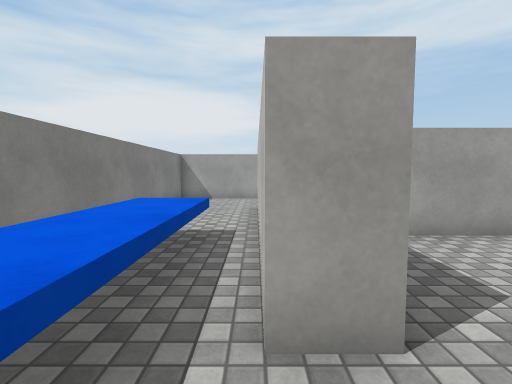
view 1 (above)

21 first-person views from a walk through a 3-D level made in the Unity game engine. The camera is 1.3 m above the floor, tilts 4° down and sees 85° across. The floor is counted in squares, 1 m on a side. Each view is taken from the middle of a square. On the plan, view 1 faces up. The plan holds only what a view shows up to about 13 squares ahead; the rest is blank. The place goes on beyond the plan. The player is left out. Surface patterns are stand-ins for the level's own textures.

view 2
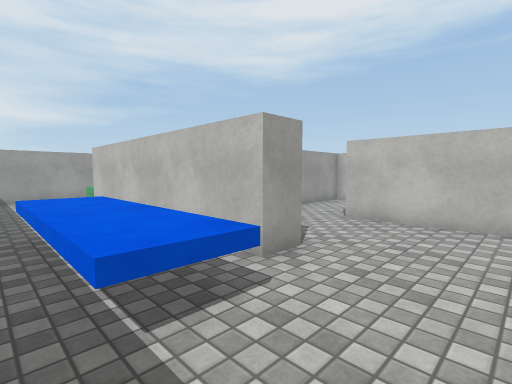

view 3
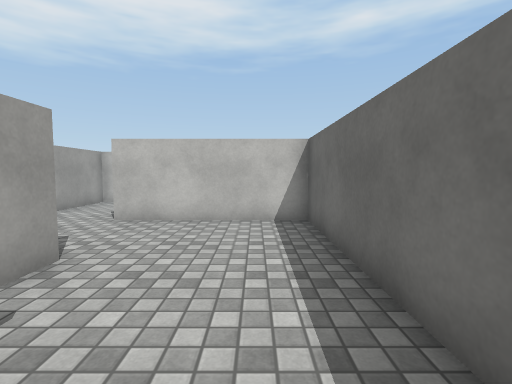

view 4
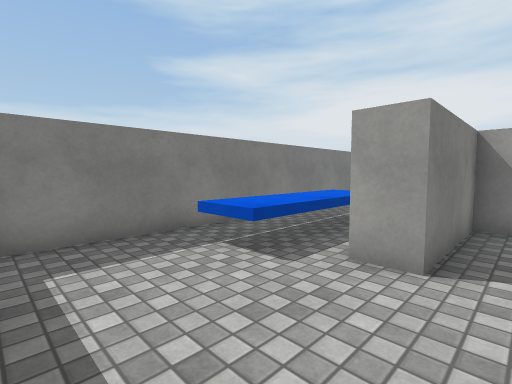

view 5
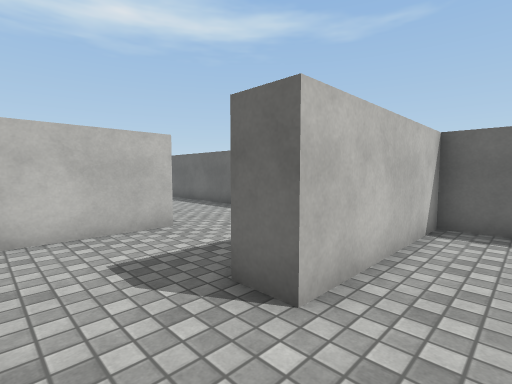

view 6
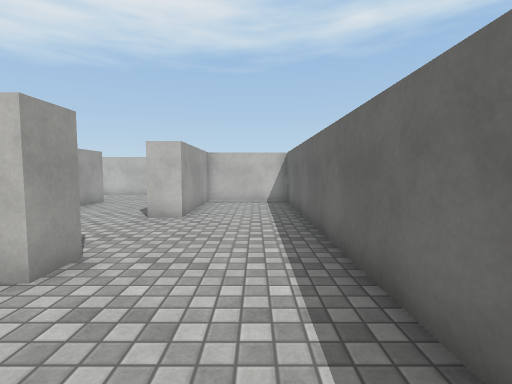

view 7
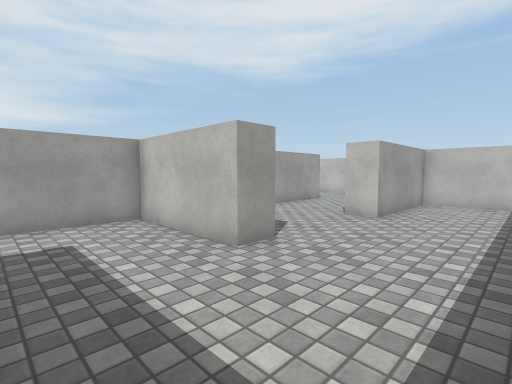

view 8
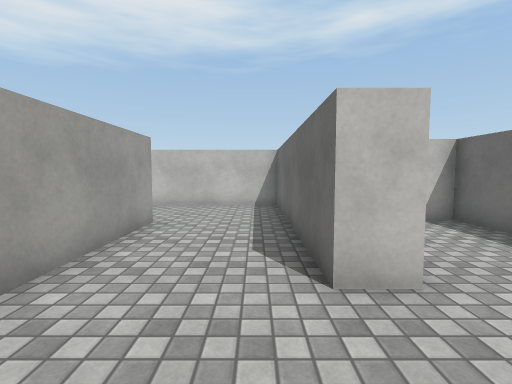

view 9
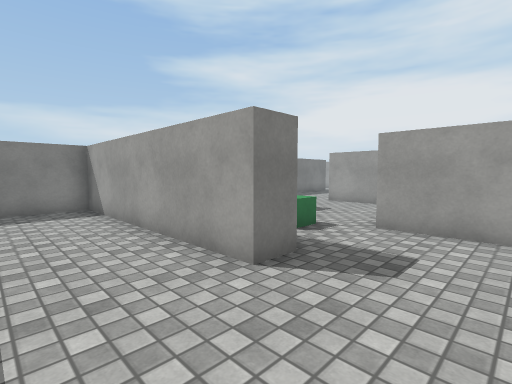

view 10
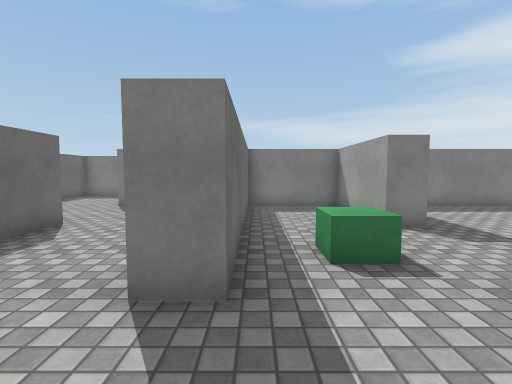

view 11
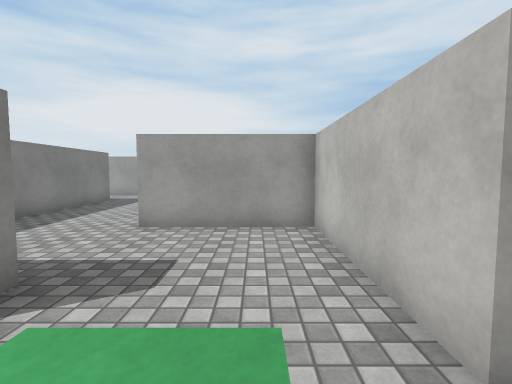

view 12
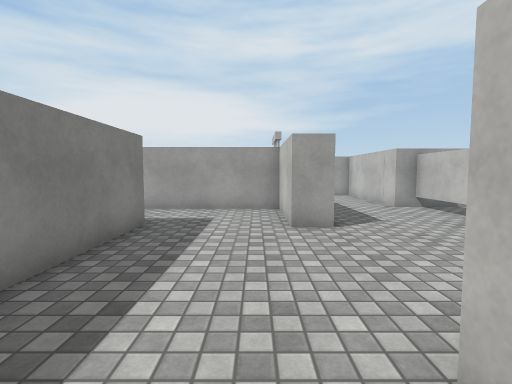

view 13
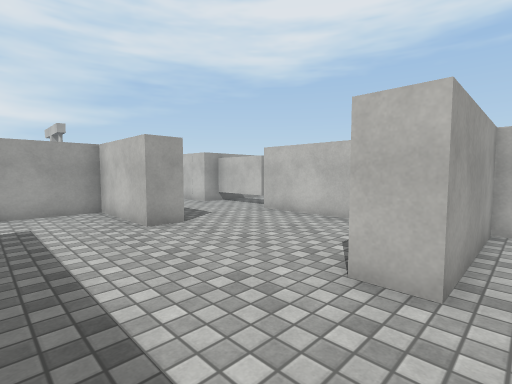

view 14
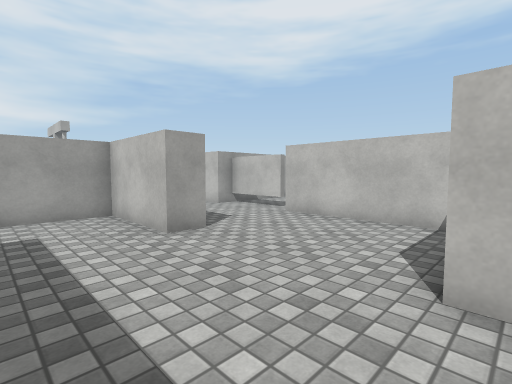

view 15
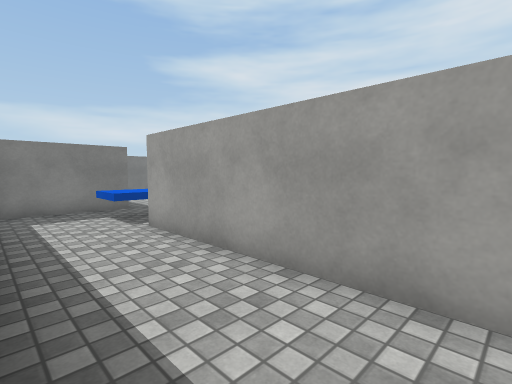

view 16
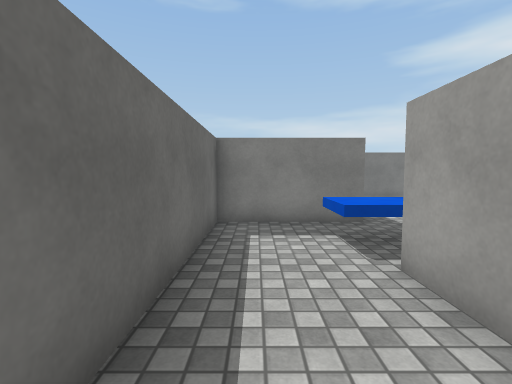

view 17
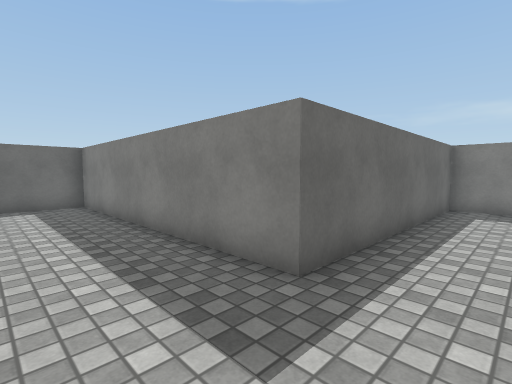

view 18
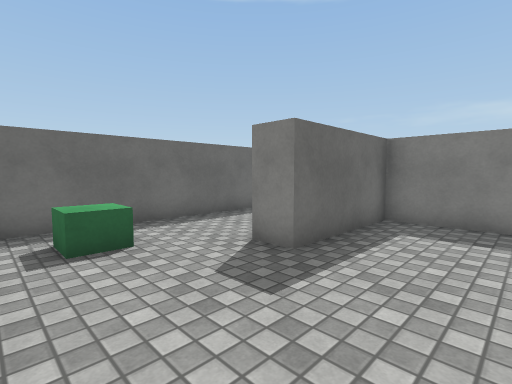

view 19
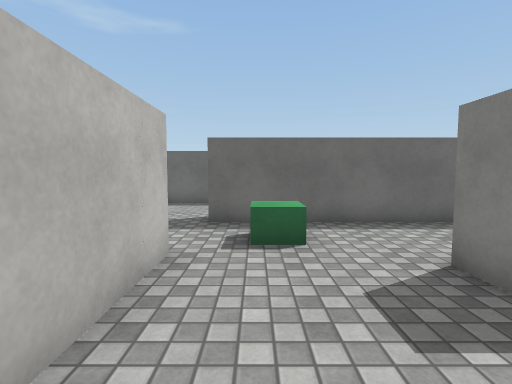

view 20
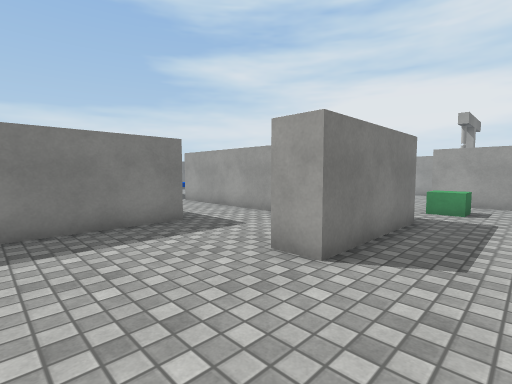

view 21
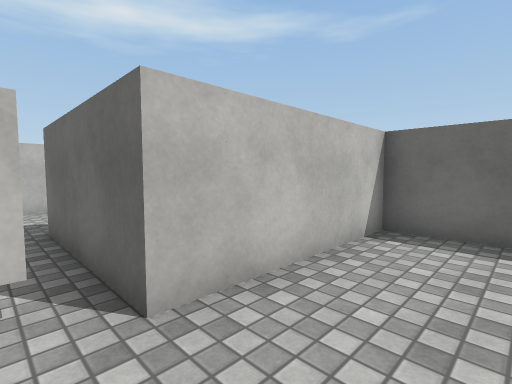

### Floor plan
Key: @ floor where view 1 was taken; # wall or solid block; x gap in a wall; . floor; ^ raised ledge; O other object.
Columns run from 4 left of view 1 to 22 right of it. Each row starts with its distance up from view 1.
 30                   ###
 29  #                ...
 28  #                .O.
 27  #                .O..#
 26       .            ...#
 25       #^^          #..###
 24       #^^###########...#.
 23       #...........##...#.
 22       #...........##...x..
 21       #########...##...####
 20               #........#
 19               #........#
 18               #........#
 17               #........#
 16               #........#
 15               #....#####
 14   ####        #........#
 13 # ..          #........#
 12 # ...O        #........#
 11 # ...         #####....#
 10 # ..#         #####....###
  9 #...#         #......O....
  8 #...#         #...........
  7 #...#         #########...#
  6 #.^^###################...#
  5 #.^^##.......##...........#
  4 #.^^##.......##...........#
  3 #.^^##.......##...........#
  2 #.^^##...#...##...#########
  1 #.^^.....#........######
  0 #...@....#.............#
 -1 #........#.............#
 -2 #........#. ...........#
 -3    #######  ############

Where each view was taken, in squares from view 1:
view 1: 0 up, 0 right, facing up
view 2: 1 down, 3 left, facing up-right
view 3: 1 down, 3 left, facing right
view 4: 2 down, 2 right, facing up-left
view 5: 5 up, 3 right, facing down-right
view 6: 1 down, 6 right, facing right
view 7: 2 down, 6 right, facing up-right
view 8: 3 up, 11 right, facing right
view 9: 3 up, 21 right, facing up-left
view 10: 7 up, 21 right, facing left
view 11: 8 up, 17 right, facing up
view 12: 14 up, 13 right, facing up
view 13: 14 up, 11 right, facing up-right
view 14: 15 up, 11 right, facing up-right
view 15: 21 up, 12 right, facing up-left
view 16: 22 up, 9 right, facing left
view 17: 23 up, 13 right, facing down-left
view 18: 14 up, 18 right, facing down-left
view 19: 14 up, 17 right, facing down
view 20: 17 up, 17 right, facing up-left
view 21: 22 up, 16 right, facing down-right
